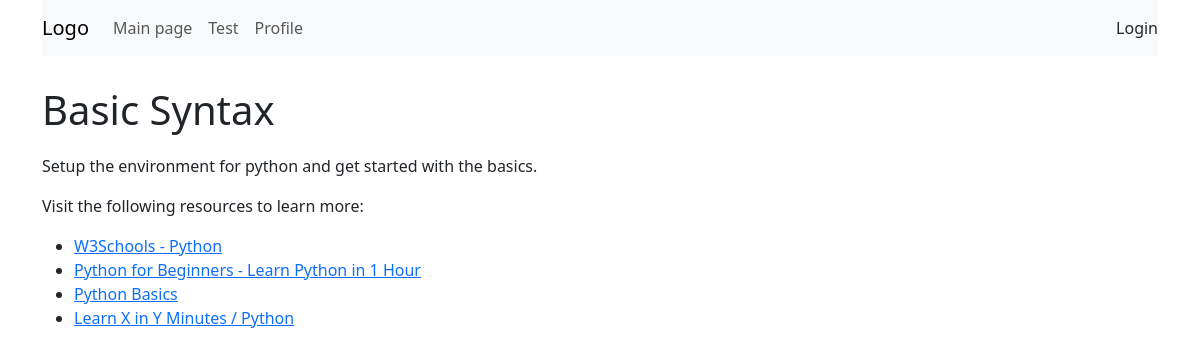
/python/page/6/, run on the app's committed database.
### app/models.py (models this page shows, shortened)
class Page(models.Model):
    whichChapter = models.ForeignKey(Chapter, on_delete=models.CASCADE)
    name = models.CharField(max_length=150)
    slug=models.SlugField(max_length=250, null=True, blank=True)
    text = RichTextField(blank=True, null=True)

### app/views.py (the view)
# urls.py: path('python/page/<int:pk>/', ViewPage.as_view(), name='view_news'),
class ViewPage(DetailView):
   model = Page
   context_object_name = 'view_news'
   template_name = 'page_detail.html'

### templates/page_detail.html (shortened to what this page needs)
{% extends 'base.html' %}
{% block content %}
		<H1 class="obj_name">{{ object.name|safe }}</H1>
		<div class="text">
			{{ view_news.text|safe }}
		</div>
{% endblock %}

### templates/page_detail.html (style rules this page uses)
.text { margin-top: 20px; }
.obj_name { margin-top: 30px; }

### data on the page
Page: name "Basic Syntax", text "Setup the environment for python and get started with the basics. Visit the following resources to learn more: W3Schools - Python Python for Beginners - Learn Python in 1 Hour Python Basics Learn X in Y Minutes / Python"
